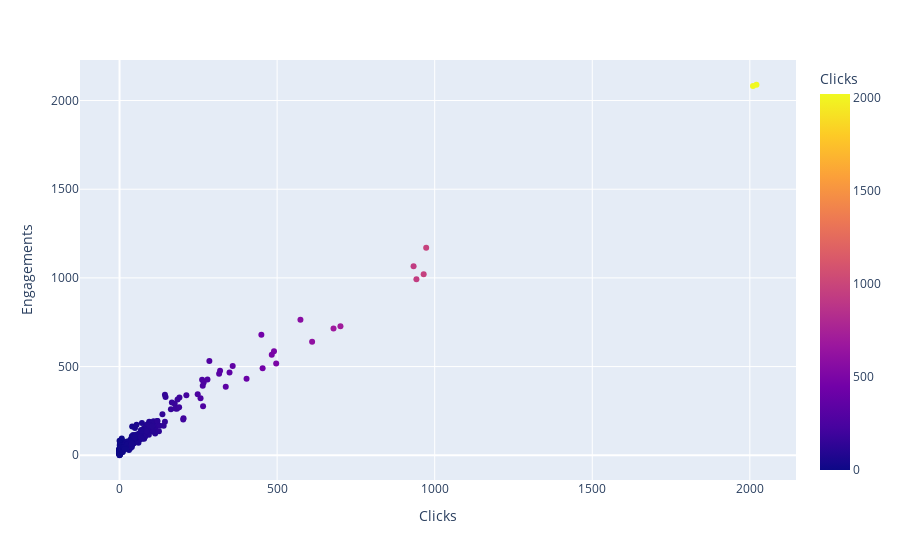

Notebook code cell kept with this figure:
### Code cell
px.scatter(df_num, x='Clicks', y='Engagements', color='Clicks')

### Figure 1 — Plotly figure (JSON) as saved in the notebook; plotly's stock layout.template omitted (floating-point values rounded to 4 significant figures; data arrays with more than 128 entries replaced by an {"elided": "..."} marker saying what was removed)
{"data": [{"hovertemplate": "Clicks=%{marker.color}<br>Engagements=%{y}<extra></extra>", "legendgroup": "", "marker": {"color": {"elided": "288 int values"}, "coloraxis": "coloraxis", "symbol": "circle"}, "mode": "markers", "name": "", "orientation": "v", "showlegend": false, "type": "scatter", "x": {"elided": "288 int values"}, "xaxis": "x", "y": {"elided": "288 int values"}, "yaxis": "y"}], "layout": {"coloraxis": {"colorbar": {"title": {"text": "Clicks"}}, "colorscale": [[0, "#0d0887"], [0.1111, "#46039f"], [0.2222, "#7201a8"], [0.3333, "#9c179e"], [0.4444, "#bd3786"], [0.5556, "#d8576b"], [0.6667, "#ed7953"], [0.7778, "#fb9f3a"], [0.8889, "#fdca26"], [1, "#f0f921"]]}, "legend": {"tracegroupgap": 0}, "margin": {"t": 60}, "xaxis": {"anchor": "y", "domain": [0, 1], "title": {"text": "Clicks"}}, "yaxis": {"anchor": "x", "domain": [0, 1], "title": {"text": "Engagements"}}}}
